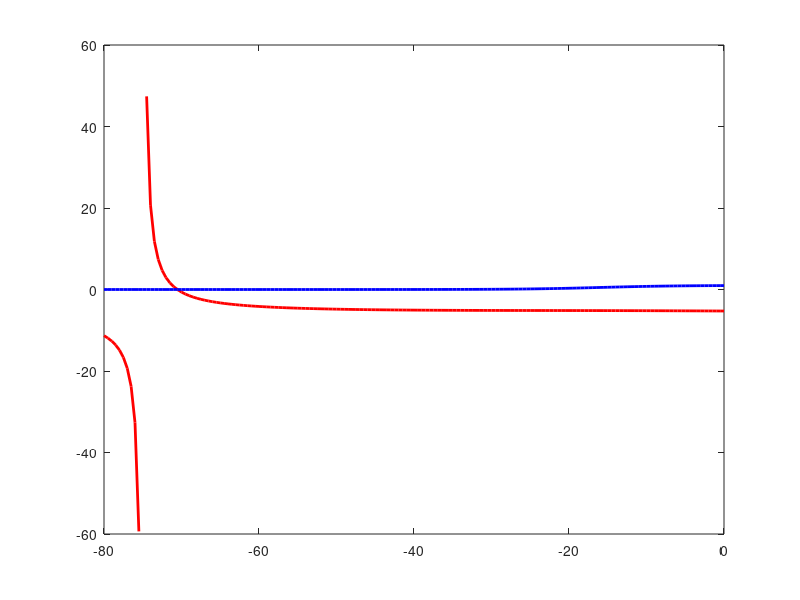

This chart was generated by the following MATLAB code: (Note: this script raises an error after producing the figure.)
% Problem 2.2a: Phase plane analysis for s = 0.8

% Parameters
s_fixed = 0.4;
g_Ca = 3.6;
g_K = 10;
g_KATP = 150;  % Default value
g_L = 0.3;
V_Ca = 100;
V_K = -75;
V_L = -40;
I_app = 250;

% Functions
m_inf = @(V) 1 ./ (1 + exp(-(V + 20) / 12));
n_inf = @(V) 1 ./ (1 + exp(-(V + 16) / 5));

% Voltage range
V = -80:0.5:0;

% V-nullcline: solve for n when dV/dt = 0
% 0 = I_app - g_Ca*m_inf(V)*(V-V_Ca) - g_K*n*(V-V_K) 
%     - g_KATP*s*(V-V_K) - g_L*(V-V_L)
n_V_nullcline = (I_app - g_Ca*m_inf(V).*(V-V_Ca) - ...
                 g_KATP*s_fixed*(V-V_K) - g_L*(V-V_L)) ./ ...
                (g_K * (V - V_K));

% n-nullcline
n_n_nullcline = n_inf(V);

% Plot nullclines
figure;
plot(V, n_V_nullcline, 'r-', 'LineWidth', 2); hold on;
plot(V, n_n_nullcline, 'b-', 'LineWidth', 2);

% Run several trajectories
initial_conditions = [
    -60, 0.05;
    -50, 0.1;
    -40, 0.2;
    -30, 0.3;
];

for i = 1:size(initial_conditions, 1)
    [t, Y] = ode15s(@(t,y) vn_system(t, y, s_fixed), ...
                    [0 500], initial_conditions(i,:));
    plot(Y(:,1), Y(:,2), 'k-', 'LineWidth', 1);
    plot(initial_conditions(i,1), initial_conditions(i,2), ...
         'go', 'MarkerSize', 8, 'MarkerFaceColor', 'g');
end

xlabel('Voltage (mV)');
ylabel('n (K activation)');
title('Phase Plane for s = 0.4 (Active Phase)');
legend('V-nullcline', 'n-nullcline', 'Location', 'best');
grid on;
ylim([0 1]);

fprintf('For s = 0.8: System shows limit cycle (repetitive spiking)\n');

% Helper function for V-n system
function dydt = vn_system(t, y, s)
    V = y(1);
    n = y(2);
    
    % Parameters
    g_Ca = 3.6; g_K = 10; g_KATP = 150; g_L = 0.3;
    V_Ca = 100; V_K = -75; V_L = -40;
    I_app = 250;
    C = 1;
    tau_n = 15;
    
    m_inf = 1 / (1 + exp(-(V + 20) / 12));
    n_inf = 1 / (1 + exp(-(V + 16) / 5));
    
    dVdt = (I_app - g_Ca*m_inf*(V-V_Ca) - g_K*n*(V-V_K) - ...
            g_KATP*s*(V-V_K) - g_L*(V-V_L)) / C;
    dndt = (n_inf - n) / tau_n;
    
    dydt = [dVdt; dndt];
end
